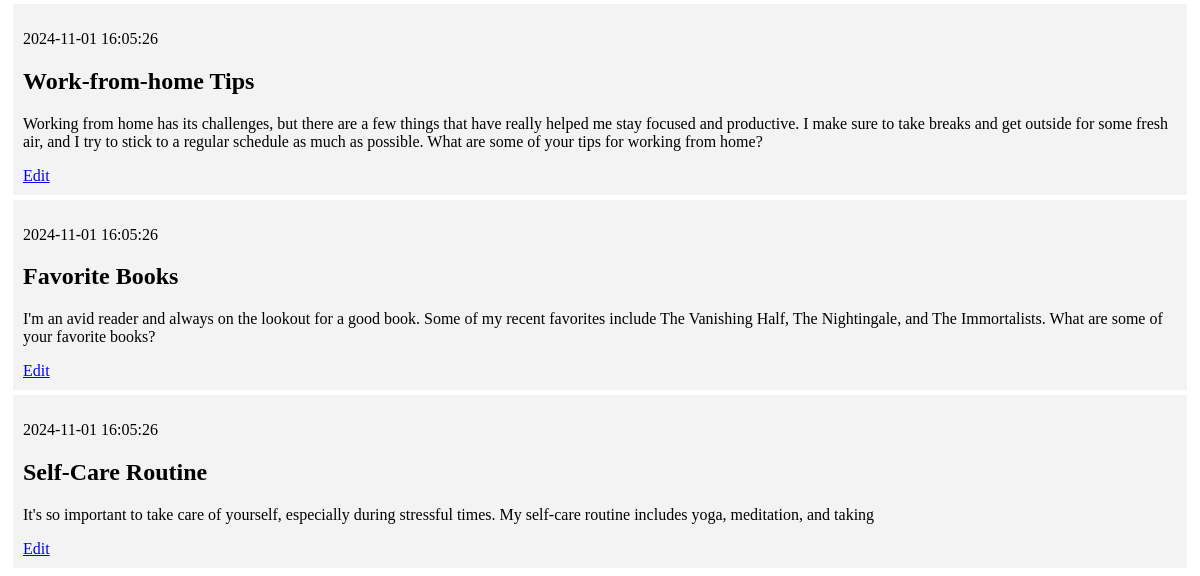
Before: / (lower part) with the older database file.
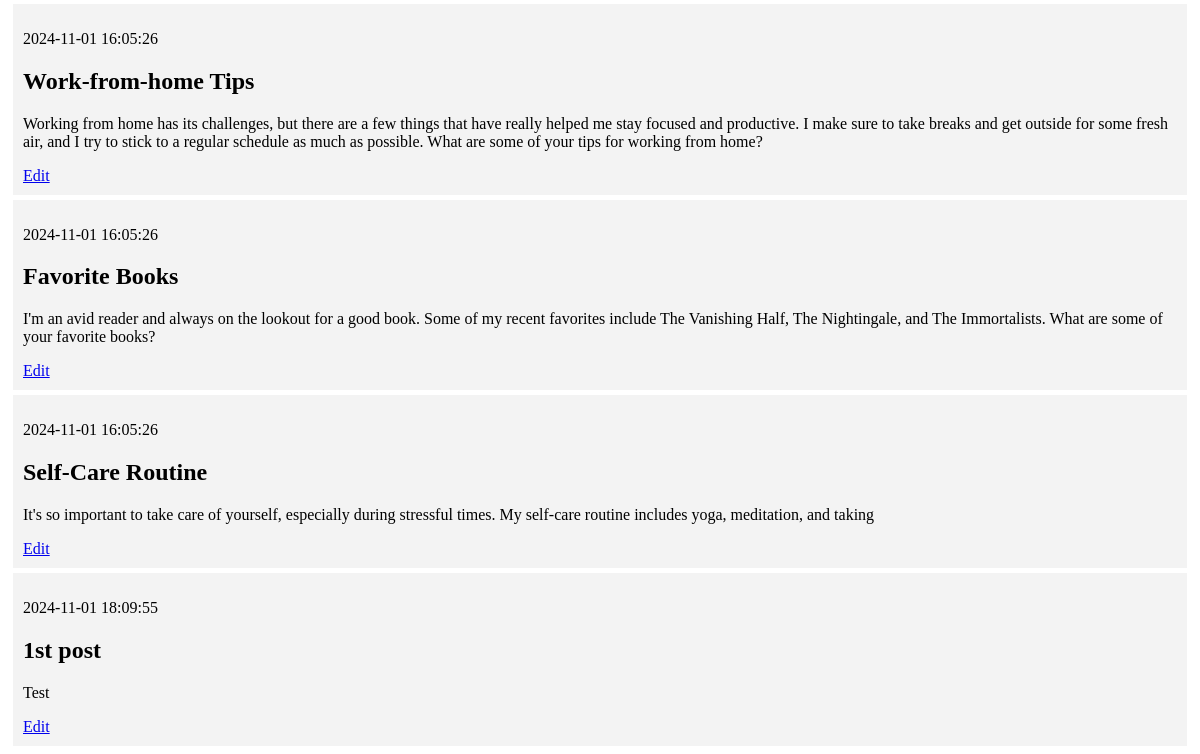
After: the same page with the newer database file.
### tables this page shows
CREATE TABLE posts (
    id INTEGER PRIMARY KEY AUTOINCREMENT,
    created TIMESTAMP NOT NULL DEFAULT CURRENT_TIMESTAMP,
    title TEXT NOT NULL,
    content TEXT NOT NULL
);

### app.py (the view)
@app.route('/')
def index():
    conn = get_db_connection()
    posts = conn.execute('SELECT * FROM posts').fetchall()
    conn.close()
    return render_template('index.html', posts=posts)

### app.py (called while the page is built)
def get_db_connection():
    conn = sqlite3.connect('database.db')
    conn.row_factory = sqlite3.Row
    return conn

### templates/index.html (shortened to what this page needs)
{% extends 'base.html' %}
{% block content %}
    {% for post in posts %}
        <div class='post'>
            <p>{{ post['created'] }}</p>
            <h2>{{ post['title'] }}</h2>
            <p>{{ post['content'] }}</p>
            <a href="{{ url_for('edit', id=post['id']) }}">Edit</a>
        </div>
    {% endfor %}
{% endblock %}

### templates/base.html (shortened to what this page needs)
<!DOCTYPE html>
<html lang="en">
<head>
</head>
<body>
    <div class="content">
        {% block content %} {% endblock %}
    </div>
</body>
</html>

### templates/base.html (style rules this page uses)
.post { padding: 10px; margin: 5px; background-color: #f3f3f3 }

Changed rows visible on the page:
added posts: created "2024-11-01 18:09:55", title "1st post", content "Test"
